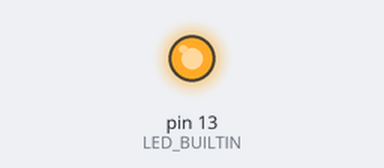
The sketch below on a simulated Arduino Uno, built with avr-gcc and run on an emulated ATmega328P. On the bench: output pins drawn as LEDs (lit = HIGH). Random numbers use the default seed unless the sketch sets one.

Above: at 0.1 s.
At 34.9 s:
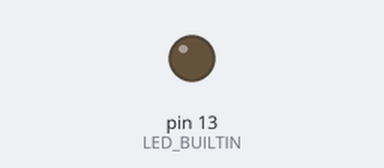
Timing chart, 0 to 40.0 s (numbered marks = the images above):
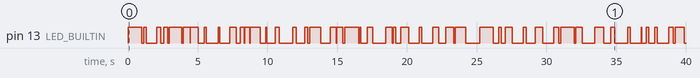

Measured:
- by itself, pin 13 (LED_BUILTIN): LOW → HIGH at 0.00 s, → LOW 0.97 s later, → HIGH 0.16 s later, → LOW 0.19 s later, … (92 changes in this stretch)

The sketch:

blink.ino
```cpp
#include <stdlib.h>

void setup() {
  pinMode(LED_BUILTIN, OUTPUT);
}

/*
  Gerador de numero aleatorio com seed
  a seed impede que o mesmo numero seja
  ligado duas vezes
*/

int generateRand() {
  static bool seeded = false;
  if (!seeded) {
    srand(analogRead(0));
    seeded = true;
  }
  int randomNum = rand() % 1000; // Random dentre 0 e 999
  return randomNum;
}

void loop() {
  int randDelay = generateRand();

  digitalWrite(LED_BUILTIN, HIGH); // Deixa o LED acesso
  delay(randDelay);

  digitalWrite(LED_BUILTIN, LOW); // Deixa o LED Desligado
  randDelay = generateRand();
  delay(randDelay);
}
```
